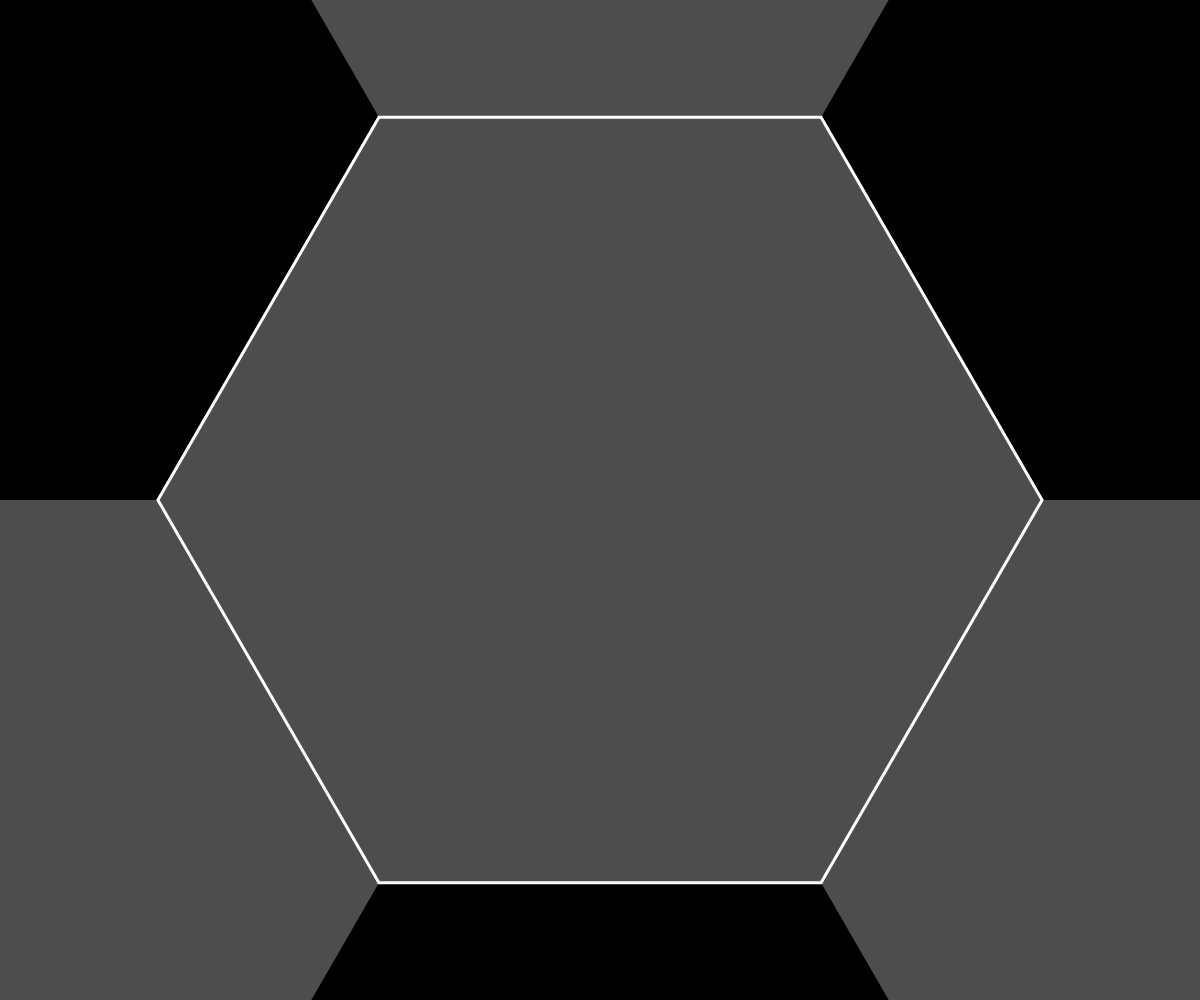
Frame 1 (no input)
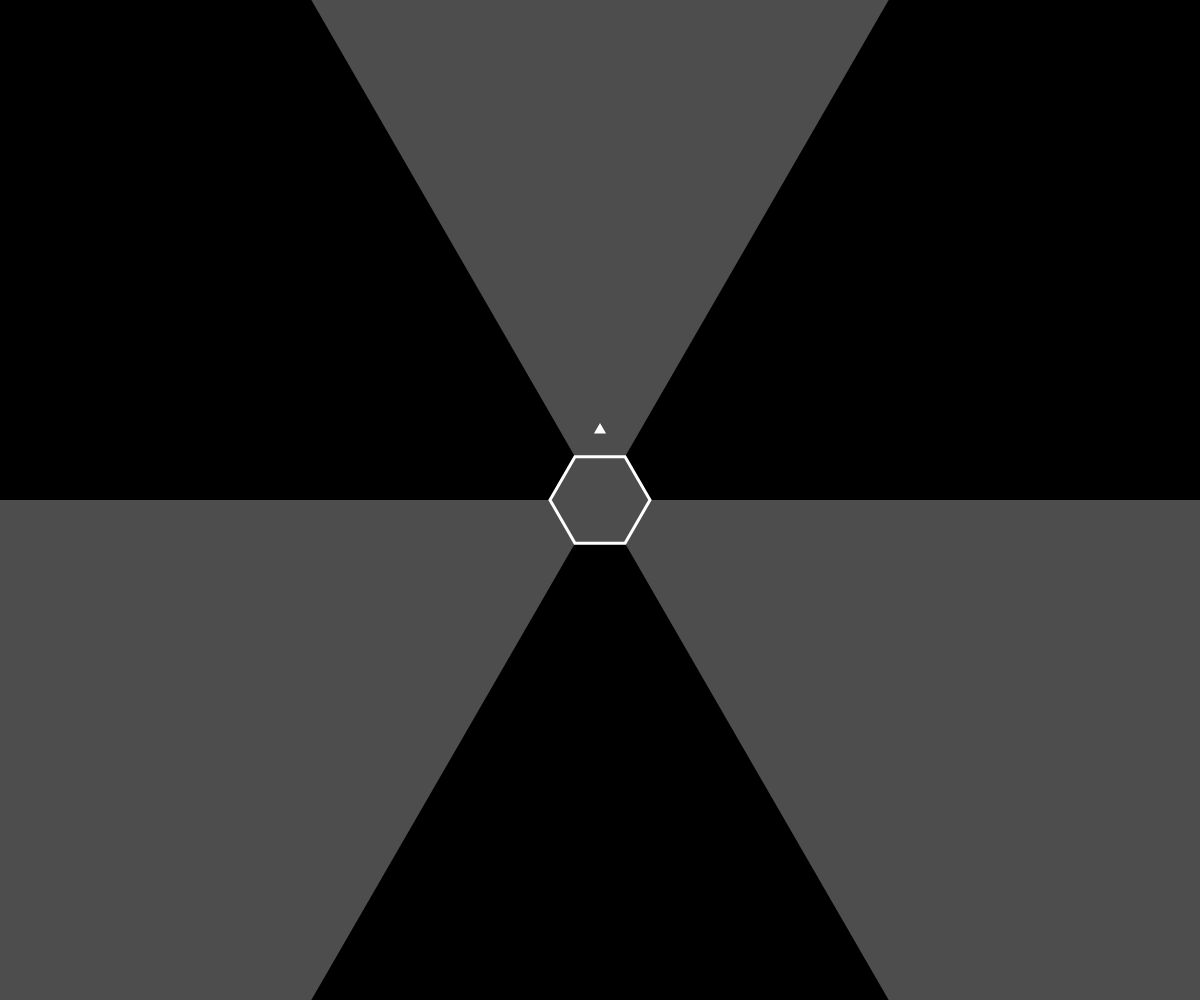
Frame 60 (no input)
Frame 120 (the mouse pressed at the canvas centre since frame 60): identical to frame 60, image omitted

The p5.js sketch that drew these frames (run headless with seeded random() and noise() and a simulated clock; from frame 60 on, the mouse is pressed at the canvas centre):

// p5.js sketch
// ── sketch.js
let rotation = 0;
let rotation_speed = 0;
let target_speed = 0;
let beat;
let obstacles = [];
let obst_counter = 0;
let obst_delay = 0;
let G_hue = 0;
let G_sat = 0;
let target_G_hue = 0;
let target_G_sat = 0;
let start_center_r = 400;

function setup() {
    angleMode(DEGREES);
    colorMode(HSB,100);
    createCanvas(windowWidth, windowHeight);
    ship = new Ship();
}

function draw() {
    if (start_center_r !== 0) {
        start_center_r -= 8;
    }
    beat = frameCount/10 % 3;
    if (frameCount % 600 == 0) {
        if (target_speed > 0) {target_speed = random(-2000,0)/1000;}
        else  {target_speed = random(0,2000)/1000;}
        
        target_G_hue = random(100);
        target_G_sat = 100;
    }
    rotation_speed += (target_speed - rotation_speed) * 0.05;
    G_hue += (target_G_hue - G_hue) * 0.005;
    G_sat += (target_G_sat - G_sat) * 0.005;
    
    
    if (obst_counter == obst_delay) {
        new_obst_pattern();
    }
    obst_counter++;
    
    push();
    translate(width/2, height/2);
    rotation = rotation + rotation_speed;
    rotate(rotation);   
    
    draw_background();
    
    for (let i = obstacles.length-1; i > 0; i--) {
        obstacles[i].move();
        obstacles[i].show();
        if (ship.hit(obstacles[i])) {
            console.log("HITTTTTTTTTT");
        }
        if (obstacles[i].dist <= 0) {
            obstacles.splice(i, 1);
        }
    }
    
    ship.show();
    draw_center()
    pop();
}


function keyReleased() {
  if (keyCode == RIGHT_ARROW) {
        ship.rot_accel = 0;
        ship.rotation *= 0;
    
  } else if (keyCode == LEFT_ARROW) {
        ship.rot_accel = 0;
        ship.rotation = 0;
  }
}


function keyPressed() {
    if (keyCode == RIGHT_ARROW) {
        ship.rot_accel = 0.5;
    } else if (keyCode == LEFT_ARROW) {
        ship.rot_accel = -0.5;
    }
}

    
function convert_theta(x1, y1, x2, y2) {
    this.x = x1 - x2;
    this.y = y1 - y2;
    if (this.x > 0 && this.y >= 0){
        this.theta = atan(y / x);
    } else if (this.x > 0 && this.y < 0){
        this.theta = atan(y / x) + TWO_PI;
    } else if (this.x < 0){
        this.theta = atan(y / x) + PI;
    } else if (this.x = 0 && this.y > 0){
        this.theta = PI / 2;
    } else if (this.x = 0 && this.y < 0){
        this.theta = 3 * PI / 2;
    }
return theta;
}

function draw_background() {
    background(G_hue,G_sat,int((beat*3)));
    noStroke();
    fill(G_hue,G_sat,30-int((beat*3)));
    let r = 10000;
    let angle = 0;
    let x = 0;
    let y =
    
    beginShape();
    vertex(0, 0);
    angle = 0;
    x = r * cos(angle);
    y = r * sin(angle);
    vertex(x, y);
    angle = 60;
    x = r * cos(angle);
    y = r * sin(angle);
    vertex(x, y);
    endShape(CLOSE);
    
    
    beginShape();
    vertex(0, 0);
    angle = 120;
    x = r * cos(angle);
    y = r * sin(angle);
    vertex(x, y);
    angle = 180;;
    x = r * cos(angle);
    y = r * sin(angle);
    vertex(x, y);
    endShape(CLOSE);
    
    
    beginShape();
    vertex(0, 0);
    angle = 240;
    x = r * cos(angle);
    y = r * sin(angle);
    vertex(x, y);
    angle = 300;
    x = r * cos(angle);
    y = r * sin(angle);
    vertex(x, y);
    endShape(CLOSE); 
}

function draw_center() {
    strokeWeight(3);
    stroke(G_hue,G_sat,100);
    fill(G_hue,G_sat,30-int((beat*3)));
    beginShape();
    for (let i = 0; i < 6; i++) {
      let angle = map(i, 0, 6, 0, 360);
      let r = 50 + beat + start_center_r;
      let x = r * cos(angle);
      let y = r * sin(angle);
      vertex(x, y);
    }
    endShape(CLOSE);
}

function new_obst_pattern() {
    let rnd = random([1,2,3,4,5]);
    let obst;
    switch(rnd) {
        case 1:
            let trou = random([1,1,1,1,1,1,2,3,4,5,6]);
            for (let i = 1; i<= 6; i++) {
                if (i != trou) {
                    obst = new Obstacle(i, 2000);
                    obstacles.push(obst);
                }
            }
            obst_delay = 60;
            obst_counter = 0;
            break;
        case 2:
            obst = new Obstacle(1, 2000);
            obstacles.push(obst);
            obst = new Obstacle(4, 2000);
            obstacles.push(obst);
            obst = new Obstacle(3, 2050);
            obstacles.push(obst);
            obst = new Obstacle(6, 2050);
            obstacles.push(obst);
            obst = new Obstacle(2, 2100);
            obstacles.push(obst);
            obst = new Obstacle(5, 2100);
            obstacles.push(obst);
            obst_delay = 120;
            obst_counter = 0;
            break;
        case 3:
            obst = new Obstacle(1, 2000);
            obstacles.push(obst);
            obst = new Obstacle(2, 2000);
            obstacles.push(obst);
            obst = new Obstacle(4, 2000);
            obstacles.push(obst);
            obst = new Obstacle(5, 2000);
            obstacles.push(obst);
            obst_delay = 60;
            obst_counter = 0;
            break;
        case 4:
            obst = new Obstacle(2, 2000);
            obstacles.push(obst);
            obst = new Obstacle(3, 2000);
            obstacles.push(obst);
            obst = new Obstacle(5, 2000);
            obstacles.push(obst);
            obst = new Obstacle(6, 2000);
            obstacles.push(obst);
            obst_delay = 60;
            obst_counter = 0;
            break;
        case 5:
            obst = new Obstacle(3, 2000);
            obstacles.push(obst);
            obst = new Obstacle(4, 2000);
            obstacles.push(obst);
            obst = new Obstacle(6, 2000);
            obstacles.push(obst);
            obst = new Obstacle(1, 2000);
            obstacles.push(obst);
            obst_delay = 60;
            obst_counter = 0;
            break;
     }
    
}
// ── obstacle.js
class Obstacle {
    constructor(pos_, dist_) {
        this.pos = pos_;
        this.dist = dist_;
        //this.ep = this.dist / 20 + 20;
        this.ep = 50;
    }
    
    move() {
        let speed = 100 / sqrt(this.dist);
        this.dist -= speed;
        //this.ep = this.dist / 20 + 20;
    }

    show() { 
    let r, angle, x, y;
    noStroke();
    fill(G_hue,G_sat,100);
        
    beginShape();
        
    angle = (this.pos - 1) * 60;   
    x = (this.dist + beat) * cos(angle);
    y = (this.dist + beat) * sin(angle);
    vertex(x, y);
    x = (this.dist + this.ep + beat) * cos(angle);
    y = (this.dist + this.ep + beat) * sin(angle);
    vertex(x, y);
        
    angle = this.pos * 60;
    x = (this.dist + this.ep + beat) * cos(angle);
    y = (this.dist + this.ep + beat) * sin(angle);
    vertex(x, y);
    x = (this.dist + beat) * cos(angle);
    y = (this.dist + beat) * sin(angle);
    vertex(x, y);
        
    endShape(CLOSE);
    }
}
// ── ship.js
class Ship {
    constructor() {
        this.angle = 270;
        this.rotation = 0;
        this.rot_accel = 0;
        this.size = 7;
        this.trans = 70;
    }

    show() {
        push();
        if (this.rotation <= 10 && this.rotation >= -10) {
            this.rotation += this.rot_accel;
        }
        this.angle += this.rotation;
        
        rotate(this.angle);
        translate(this.trans, 0);
        if (this.angle < 0) {this.angle+=360}
        if (this.angle > 360) {this.angle-=360}
        noStroke();
        fill(G_hue,G_sat,100);
        beginShape();
        for (let i = 0; i < 3; i++) {
            let angle = map(i, 0, 3, 0, 360);
            let x = (this.size + beat) * cos(angle);
            let y = (this.size + beat) * sin(angle);
            vertex(x, y);
        }
        endShape(CLOSE);
        pop();
    }
    hit(obst) {
        let angle_obst_min = (obst.pos - 1) * 60;
        let angle_obst_max = obst.pos * 60;
        let pos_ship = this.trans + this.size;
        let pos_obst_min = obst.dist;
        let pos_obst_max = obst.dist + obst.ep;
            
        return(this.angle >= angle_obst_min && this.angle <= angle_obst_max && pos_ship >= pos_obst_min && pos_ship <= pos_obst_max)
    }
    
}
